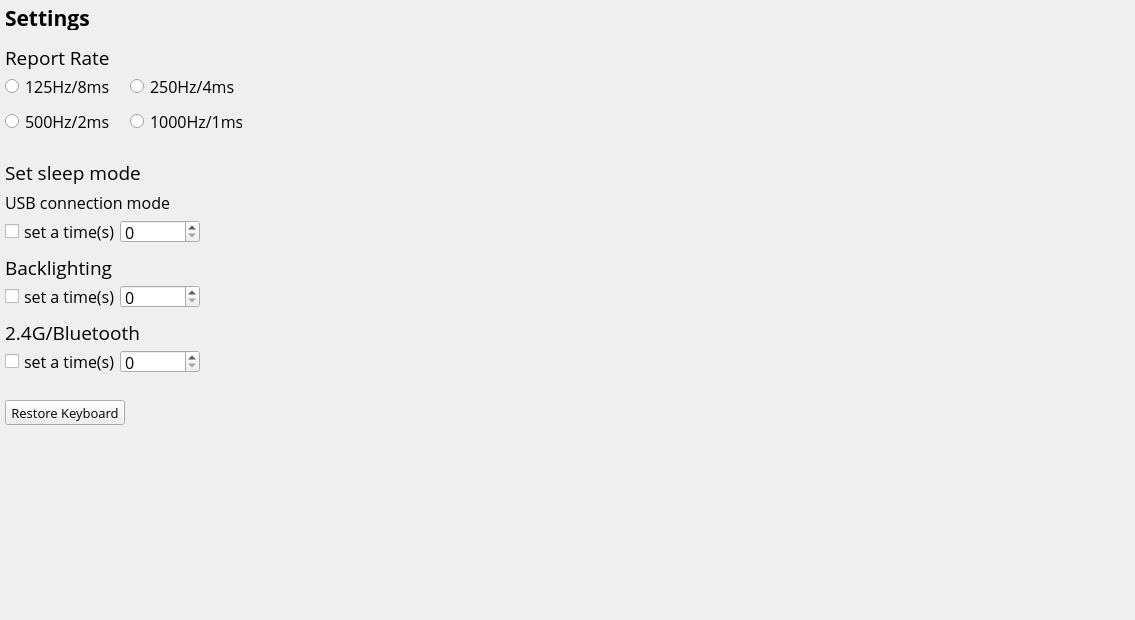
<?xml version="1.0" encoding="UTF-8"?>
<ui version="4.0">
 <class>KeySetwidget</class>
 <widget class="QWidget" name="KeySetwidget">
  <property name="geometry">
   <rect>
    <x>0</x>
    <y>0</y>
    <width>1135</width>
    <height>620</height>
   </rect>
  </property>
  <property name="minimumSize">
   <size>
    <width>1135</width>
    <height>620</height>
   </size>
  </property>
  <property name="maximumSize">
   <size>
    <width>1135</width>
    <height>620</height>
   </size>
  </property>
  <property name="font">
   <font>
    <family>Open Sans</family>
    <pointsize>12</pointsize>
   </font>
  </property>
  <property name="windowTitle">
   <string>Form</string>
  </property>
  <widget class="QLabel" name="label_caption">
   <property name="geometry">
    <rect>
     <x>5</x>
     <y>5</y>
     <width>120</width>
     <height>25</height>
    </rect>
   </property>
   <property name="font">
    <font>
     <family>Open Sans</family>
     <pointsize>16</pointsize>
     <weight>75</weight>
     <bold>true</bold>
    </font>
   </property>
   <property name="text">
    <string>Settings</string>
   </property>
  </widget>
  <widget class="QLabel" name="label_report_rate">
   <property name="geometry">
    <rect>
     <x>5</x>
     <y>45</y>
     <width>120</width>
     <height>25</height>
    </rect>
   </property>
   <property name="font">
    <font>
     <family>Open Sans</family>
     <pointsize>14</pointsize>
    </font>
   </property>
   <property name="text">
    <string>Report Rate</string>
   </property>
  </widget>
  <widget class="QRadioButton" name="radioButton_125">
   <property name="geometry">
    <rect>
     <x>5</x>
     <y>75</y>
     <width>112</width>
     <height>23</height>
    </rect>
   </property>
   <property name="font">
    <font>
     <family>Open Sans</family>
     <pointsize>12</pointsize>
    </font>
   </property>
   <property name="text">
    <string>125Hz/8ms</string>
   </property>
  </widget>
  <widget class="QRadioButton" name="radioButton_250">
   <property name="geometry">
    <rect>
     <x>130</x>
     <y>75</y>
     <width>112</width>
     <height>23</height>
    </rect>
   </property>
   <property name="font">
    <font>
     <family>Open Sans</family>
     <pointsize>12</pointsize>
    </font>
   </property>
   <property name="text">
    <string>250Hz/4ms</string>
   </property>
  </widget>
  <widget class="QRadioButton" name="radioButton_500">
   <property name="geometry">
    <rect>
     <x>5</x>
     <y>110</y>
     <width>112</width>
     <height>23</height>
    </rect>
   </property>
   <property name="font">
    <font>
     <family>Open Sans</family>
     <pointsize>12</pointsize>
    </font>
   </property>
   <property name="text">
    <string>500Hz/2ms</string>
   </property>
  </widget>
  <widget class="QRadioButton" name="radioButton_1000">
   <property name="geometry">
    <rect>
     <x>130</x>
     <y>110</y>
     <width>112</width>
     <height>23</height>
    </rect>
   </property>
   <property name="font">
    <font>
     <family>Open Sans</family>
     <pointsize>12</pointsize>
    </font>
   </property>
   <property name="text">
    <string>1000Hz/1ms</string>
   </property>
  </widget>
  <widget class="QLabel" name="label_sleep_mode">
   <property name="geometry">
    <rect>
     <x>5</x>
     <y>160</y>
     <width>150</width>
     <height>25</height>
    </rect>
   </property>
   <property name="font">
    <font>
     <family>Open Sans</family>
     <pointsize>14</pointsize>
    </font>
   </property>
   <property name="text">
    <string>Set sleep mode</string>
   </property>
  </widget>
  <widget class="QLabel" name="label_usb_mode">
   <property name="geometry">
    <rect>
     <x>5</x>
     <y>190</y>
     <width>170</width>
     <height>25</height>
    </rect>
   </property>
   <property name="font">
    <font>
     <family>Open Sans</family>
     <pointsize>12</pointsize>
    </font>
   </property>
   <property name="text">
    <string>USB connection mode</string>
   </property>
  </widget>
  <widget class="QCheckBox" name="checkBox_usb_mode">
   <property name="geometry">
    <rect>
     <x>5</x>
     <y>220</y>
     <width>110</width>
     <height>23</height>
    </rect>
   </property>
   <property name="font">
    <font>
     <family>Open Sans</family>
     <pointsize>12</pointsize>
    </font>
   </property>
   <property name="text">
    <string>set a time(s)</string>
   </property>
  </widget>
  <widget class="QCheckBox" name="checkBox_backlight">
   <property name="geometry">
    <rect>
     <x>5</x>
     <y>285</y>
     <width>110</width>
     <height>23</height>
    </rect>
   </property>
   <property name="font">
    <font>
     <family>Open Sans</family>
     <pointsize>12</pointsize>
    </font>
   </property>
   <property name="text">
    <string>set a time(s)</string>
   </property>
  </widget>
  <widget class="QCheckBox" name="checkBox_wireless">
   <property name="geometry">
    <rect>
     <x>5</x>
     <y>350</y>
     <width>110</width>
     <height>23</height>
    </rect>
   </property>
   <property name="font">
    <font>
     <family>Open Sans</family>
     <pointsize>12</pointsize>
    </font>
   </property>
   <property name="text">
    <string>set a time(s)</string>
   </property>
  </widget>
  <widget class="QLabel" name="label_backlight">
   <property name="geometry">
    <rect>
     <x>5</x>
     <y>255</y>
     <width>120</width>
     <height>25</height>
    </rect>
   </property>
   <property name="font">
    <font>
     <family>Open Sans</family>
     <pointsize>14</pointsize>
    </font>
   </property>
   <property name="text">
    <string>Backlighting</string>
   </property>
  </widget>
  <widget class="QLabel" name="label_wireless">
   <property name="geometry">
    <rect>
     <x>5</x>
     <y>320</y>
     <width>135</width>
     <height>25</height>
    </rect>
   </property>
   <property name="font">
    <font>
     <family>Open Sans</family>
     <pointsize>14</pointsize>
    </font>
   </property>
   <property name="text">
    <string>2.4G/Bluetooth</string>
   </property>
  </widget>
  <widget class="QSpinBox" name="spinBox_usb_mode">
   <property name="geometry">
    <rect>
     <x>120</x>
     <y>220</y>
     <width>80</width>
     <height>23</height>
    </rect>
   </property>
   <property name="font">
    <font>
     <family>Open Sans</family>
     <pointsize>12</pointsize>
    </font>
   </property>
   <property name="maximum">
    <number>9999</number>
   </property>
  </widget>
  <widget class="QSpinBox" name="spinBox_backlight">
   <property name="geometry">
    <rect>
     <x>120</x>
     <y>285</y>
     <width>80</width>
     <height>23</height>
    </rect>
   </property>
   <property name="maximum">
    <number>9999</number>
   </property>
  </widget>
  <widget class="QSpinBox" name="spinBox_bluetooth">
   <property name="geometry">
    <rect>
     <x>120</x>
     <y>350</y>
     <width>80</width>
     <height>23</height>
    </rect>
   </property>
   <property name="maximum">
    <number>9999</number>
   </property>
  </widget>
  <widget class="QPushButton" name="reset_keyboard">
   <property name="geometry">
    <rect>
     <x>5</x>
     <y>400</y>
     <width>120</width>
     <height>25</height>
    </rect>
   </property>
   <property name="font">
    <font>
     <pointsize>10</pointsize>
    </font>
   </property>
   <property name="text">
    <string>Restore Keyboard</string>
   </property>
  </widget>
 </widget>
 <resources/>
 <connections/>
</ui>
